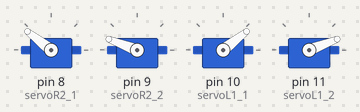
Recording of a sketch running on a simulated Arduino Uno, built with avr-gcc and run on an emulated ATmega328P. Shown: 4 × servo.

Above: at 0.05 s.
At 0.2 s:
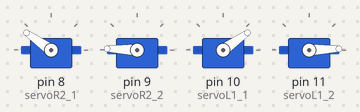
At 0.4 s:
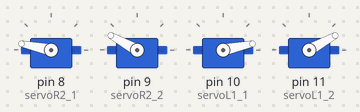
At 0.55 s:
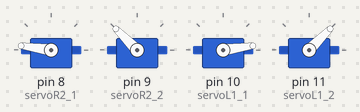
At 0.75 s:
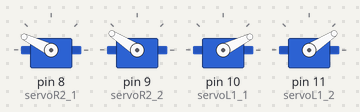
Timing chart, 0 to 3.0 s (numbered marks = the images above):
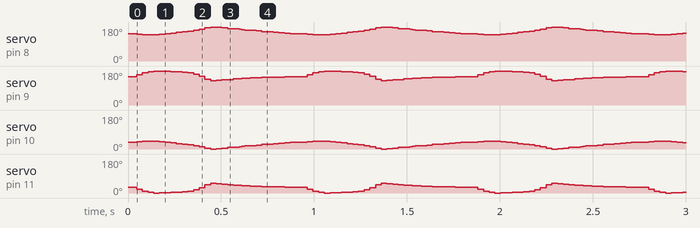

The sketch:

R2L1.ino
```cpp
#include <Servo.h>

Servo servoR1_1;  // create servo object to control a servo
Servo servoR1_2;
Servo servoR2_1;
Servo servoR2_2;
Servo servoL1_1;
Servo servoL1_2;
Servo servoL2_1;
Servo servoL2_2;
// twelve servo objects can be created on most boards

int pos = 0;    // variable to store the servo position
int angle1R[60] = {143,144,143,142,140,139,138,138,138,139,141,142,144,145,147,148,150,151,153,154,156,158,160,162,165,168,172,175,178,180,180,178,177,175,174,172,171,170,168,167,165,164,163,162,160,159,158,156,155,154,153,152,151,149,148,147,146,145,144,143
};
int angle2R[60] = {149,150,154,159,164,170,174,177,179,180,180,179,178,178,177,177,176,175,175,174,173,171,168,164,158,151,143,137,132,128,128,130,131,133,134,135,137,138,139,140,141,142,142,143,144,145,145,146,146,147,147,148,148,148,149,149,149,149,149,149
};
int angle1L[60] = {37,36,37,38,40,41,42,42,42,41,39,38,36,35,33,32,30,29,27,26,24,22,20,18,15,12,8,5,2,0,0,2,3,5,6,8,9,10,12,13,15,16,17,18,20,21,22,24,25,26,27,28,29,31,32,33,34,35,36,37
};
int angle2L[60] = {31,30,26,21,16,10,6,3,1,0,0,1,2,2,3,3,4,5,5,6,7,9,12,16,22,29,37,43,48,52,52,50,49,47,46,45,43,42,41,40,39,38,38,37,36,35,35,34,34,33,33,32,32,32,31,31,31,31,31,31
};

void setup() {
  servoR2_1.attach(8);
  servoR2_2.attach(9);
  servoL1_1.attach(10);
  servoL1_2.attach(11);
}

void loop() {

// R2&L1
  for (int i = 0; i < 60; i++){
    servoR2_1.write(angle1R[i]);
    servoR2_2.write(angle2R[i]);
    servoL1_1.write(angle1L[i]);
    servoL1_2.write(angle2L[i]);
    delay(15);
  }

// // Reseting legs
//   servoR1_1.write(143);
//   servoR1_2.write(149);
//   servoR2_1.write(143);
//   servoR2_2.write(149);
//   servoL1_1.write(37);
//   servoL1_2.write(31);
//   servoL2_1.write(37);
//   servoL2_2.write(31);
}
```
